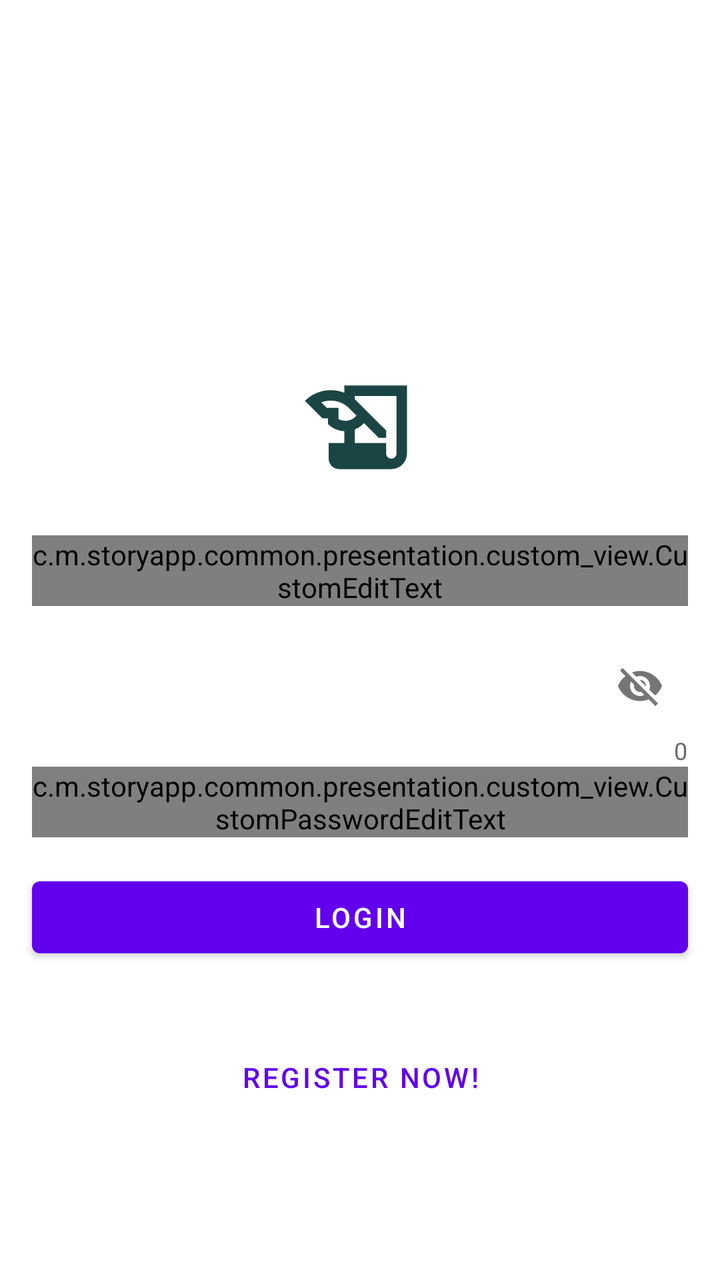
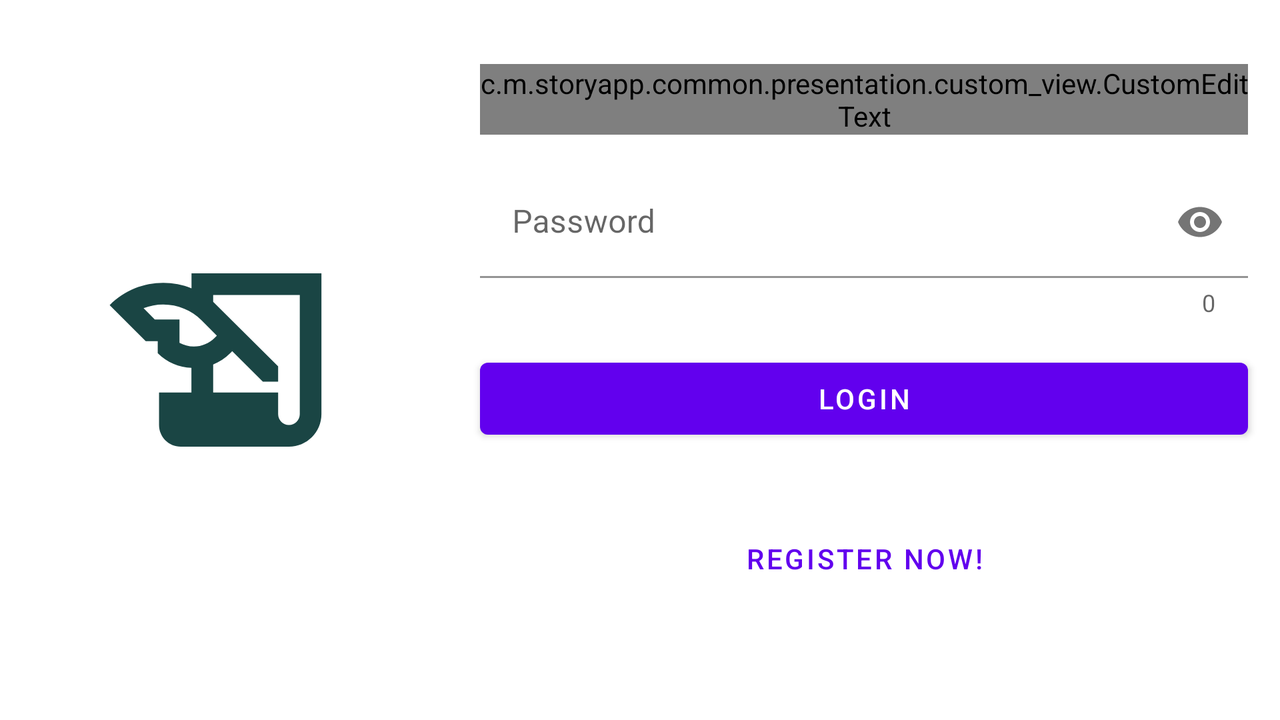

An Android layout and its configuration variant, each rendered on a device that would load it. The default file and the variant file are quoted in full after the pictures.
<!-- AndroidManifest.xml: application theme Theme.StoryApp -->
<!-- res/layout/activity_login.xml -->
<?xml version="1.0" encoding="utf-8"?>
<androidx.coordinatorlayout.widget.CoordinatorLayout xmlns:android="http://schemas.android.com/apk/res/android"
    xmlns:app="http://schemas.android.com/apk/res-auto"
    xmlns:tools="http://schemas.android.com/tools"
    android:layout_width="match_parent"
    android:layout_height="match_parent"
    tools:context=".login.presentation.screen.LoginActivity">

    <androidx.core.widget.NestedScrollView
        android:layout_width="match_parent"
        android:layout_height="match_parent"
        android:fillViewport="true"
        app:layout_behavior="com.google.android.material.appbar.AppBarLayout$ScrollingViewBehavior">

        <androidx.constraintlayout.widget.ConstraintLayout
            android:layout_width="match_parent"
            android:layout_height="match_parent">

            <ProgressBar
                android:id="@+id/loading_indicator"
                android:layout_width="wrap_content"
                android:layout_height="wrap_content"
                app:layout_constraintVertical_bias="0.2"
                android:visibility="gone"
                app:layout_constraintBottom_toBottomOf="parent"
                app:layout_constraintEnd_toEndOf="parent"
                app:layout_constraintStart_toStartOf="parent"
                app:layout_constraintTop_toTopOf="parent" />

            <ImageView
                android:id="@+id/view_random_color"
                android:layout_width="0dp"
                android:layout_height="wrap_content"
                app:layout_constraintBottom_toBottomOf="parent"
                app:layout_constraintEnd_toEndOf="parent"
                app:layout_constraintStart_toStartOf="parent"
                app:layout_constraintTop_toTopOf="parent"
                app:layout_constraintVertical_bias="0.3"
                app:srcCompat="@drawable/ic_launcher_foreground"
                tools:ignore="ContentDescription"
                tools:srcCompat="@drawable/ic_launcher_foreground" />

            <com.google.android.material.textfield.TextInputLayout
                android:id="@+id/til_email_field"
                android:layout_width="0dp"
                android:layout_height="wrap_content"
                android:layout_marginStart="16dp"
                android:layout_marginEnd="16dp"
                app:layout_constraintEnd_toEndOf="parent"
                app:layout_constraintStart_toStartOf="parent"
                app:layout_constraintTop_toBottomOf="@id/view_random_color">

                <c.m.storyapp.common.presentation.custom_view.CustomEditText
                    android:id="@+id/edt_email_field"
                    android:layout_width="match_parent"
                    android:layout_height="match_parent"
                    android:background="@color/white"
                    android:hint="@string/email"
                    android:inputType="textEmailAddress"
                    tools:ignore="SpeakableTextPresentCheck" />
            </com.google.android.material.textfield.TextInputLayout>

            <com.google.android.material.textfield.TextInputLayout
                android:id="@+id/til_password_field"
                android:layout_width="0dp"
                android:layout_height="wrap_content"
                android:layout_marginStart="16dp"
                android:layout_marginTop="16dp"
                android:layout_marginEnd="16dp"
                app:counterEnabled="true"
                app:layout_constraintEnd_toEndOf="parent"
                app:layout_constraintStart_toStartOf="parent"
                app:layout_constraintTop_toBottomOf="@id/til_email_field"
                app:passwordToggleEnabled="true">

                <c.m.storyapp.common.presentation.custom_view.CustomPasswordEditText
                    android:id="@+id/edt_password_field"
                    android:layout_width="match_parent"
                    android:layout_height="match_parent"
                    android:background="@color/white"
                    android:hint="@string/password"
                    android:inputType="textPassword" />

            </com.google.android.material.textfield.TextInputLayout>

            <com.google.android.material.button.MaterialButton
                android:id="@+id/btn_submit_login"
                android:layout_width="0dp"
                android:layout_height="wrap_content"
                android:layout_marginStart="16dp"
                android:layout_marginTop="16dp"
                android:layout_marginEnd="16dp"
                android:text="@string/login"
                app:layout_constraintEnd_toEndOf="parent"
                app:layout_constraintStart_toStartOf="parent"
                app:layout_constraintTop_toBottomOf="@id/til_password_field" />

            <com.google.android.material.textview.MaterialTextView
                android:id="@+id/btn_register_now"
                style="@style/Widget.MaterialComponents.Button.TextButton"
                android:layout_width="0dp"
                android:layout_height="wrap_content"
                android:layout_marginStart="16dp"
                android:layout_marginTop="32dp"
                android:layout_marginEnd="16dp"
                android:text="@string/register_now"
                app:layout_constraintBottom_toBottomOf="parent"
                app:layout_constraintEnd_toEndOf="parent"
                app:layout_constraintStart_toStartOf="parent"
                app:layout_constraintTop_toBottomOf="@id/btn_submit_login"
                app:layout_constraintVertical_bias="0.0" />
        </androidx.constraintlayout.widget.ConstraintLayout>
    </androidx.core.widget.NestedScrollView>

</androidx.coordinatorlayout.widget.CoordinatorLayout>
<!-- resources referenced by this layout -->
<resources>
  <!-- drawable ic_launcher_foreground (drawable) -->
  <vector xmlns:android="http://schemas.android.com/apk/res/android"
      android:width="108dp"
      android:height="108dp"
      android:viewportWidth="108"
      android:viewportHeight="108"
      android:tint="#1A4544">
    <group android:scaleX="2.61"
        android:scaleY="2.61"
        android:translateX="22.68"
        android:translateY="22.68">
      <path
          android:fillColor="@android:color/white"
          android:pathData="M9,4v1.38c-0.83,-0.33 -1.72,-0.5 -2.61,-0.5c-1.79,0 -3.58,0.68 -4.95,2.05l3.33,3.33h1.11v1.11c0.86,0.86 1.98,1.31 3.11,1.36V15H6v3c0,1.1 0.9,2 2,2h10c1.66,0 3,-1.34 3,-3V4H9zM7.89,10.41V8.26H5.61L4.57,7.22C5.14,7 5.76,6.88 6.39,6.88c1.34,0 2.59,0.52 3.54,1.46l1.41,1.41l-0.2,0.2c-0.51,0.51 -1.19,0.8 -1.92,0.8C8.75,10.75 8.29,10.63 7.89,10.41zM19,17c0,0.55 -0.45,1 -1,1s-1,-0.45 -1,-1v-2h-6v-2.59c0.57,-0.23 1.1,-0.57 1.56,-1.03l0.2,-0.2L15.59,14H17v-1.41l-6,-5.97V6h8V17z"/>
    </group>
  </vector>
  <string name="email">Email</string>
  <string name="login">Login</string>
  <string name="password">Password</string>
  <string name="register_now">Register Now!</string>
  <style name="Theme.StoryApp" parent="Theme.MaterialComponents.Light.DarkActionBar">
          
          <item name="colorPrimary">@color/purple_500</item>
          <item name="colorPrimaryVariant">@color/purple_700</item>
          <item name="colorOnPrimary">@color/white</item>
          
          <item name="colorSecondary">@color/teal_200</item>
          <item name="colorSecondaryVariant">@color/teal_700</item>
          <item name="colorOnSecondary">@color/white</item>
          
          <item name="android:statusBarColor">?attr/colorPrimaryVariant</item>
          
          <item name="android:windowActivityTransitions">true</item>
          <item name="android:windowEnterTransition">@android:transition/explode</item>
          <item name="android:windowExitTransition">@android:transition/explode</item>
      </style>
</resources>
<!-- res/layout-land/activity_login.xml (the repository's variant of the layout above) -->
<!-- drawn on the phone turned sideways -->
<?xml version="1.0" encoding="utf-8"?>
<androidx.coordinatorlayout.widget.CoordinatorLayout xmlns:android="http://schemas.android.com/apk/res/android"
    xmlns:app="http://schemas.android.com/apk/res-auto"
    xmlns:tools="http://schemas.android.com/tools"
    android:layout_width="match_parent"
    android:layout_height="match_parent"
    tools:context=".login.presentation.screen.LoginActivity">

    <androidx.core.widget.NestedScrollView
        android:layout_width="match_parent"
        android:layout_height="match_parent"
        android:fillViewport="true"
        app:layout_behavior="com.google.android.material.appbar.AppBarLayout$ScrollingViewBehavior">

        <androidx.constraintlayout.widget.ConstraintLayout
            android:layout_width="match_parent"
            android:layout_height="match_parent">

            <ProgressBar
                android:id="@+id/loading_indicator"
                android:layout_width="wrap_content"
                android:layout_height="wrap_content"
                android:visibility="gone"
                app:layout_constraintHorizontal_bias="0.15"
                app:layout_constraintVertical_bias="0.2"
                app:layout_constraintStart_toStartOf="parent"
                app:layout_constraintTop_toTopOf="parent"
                app:layout_constraintEnd_toEndOf="parent"
                app:layout_constraintBottom_toBottomOf="parent" />

            <ImageView
                android:id="@+id/view_random_color"
                android:layout_width="0dp"
                android:layout_height="match_parent"
                app:layout_constraintBottom_toBottomOf="parent"
                app:layout_constraintEnd_toEndOf="@id/guideline_vertical_35"
                app:layout_constraintStart_toStartOf="parent"
                app:layout_constraintTop_toTopOf="parent"
                app:srcCompat="@drawable/ic_launcher_foreground"
                tools:ignore="ContentDescription"
                tools:srcCompat="@drawable/ic_launcher_foreground" />

            <androidx.constraintlayout.widget.Guideline
                android:id="@+id/guideline_vertical_35"
                android:layout_width="match_parent"
                android:layout_height="match_parent"
                android:orientation="vertical"
                app:layout_constraintEnd_toEndOf="parent"
                app:layout_constraintGuide_percent="0.35"
                app:layout_constraintStart_toStartOf="parent" />

            <com.google.android.material.textfield.TextInputLayout
                android:id="@+id/til_email_field"
                android:layout_width="0dp"
                android:layout_height="wrap_content"
                android:layout_marginStart="16dp"
                android:layout_marginTop="32dp"
                android:layout_marginEnd="16dp"
                app:layout_constraintEnd_toEndOf="parent"
                app:layout_constraintStart_toEndOf="@id/guideline_vertical_35"
                app:layout_constraintTop_toTopOf="parent">

                <c.m.storyapp.common.presentation.custom_view.CustomEditText
                    android:id="@+id/edt_email_field"
                    android:layout_width="match_parent"
                    android:layout_height="match_parent"
                    android:background="@color/white"
                    android:hint="@string/email"
                    android:inputType="textEmailAddress" />
            </com.google.android.material.textfield.TextInputLayout>

            <com.google.android.material.textfield.TextInputLayout
                android:id="@+id/til_password_field"
                android:layout_width="0dp"
                android:layout_height="wrap_content"
                android:layout_marginStart="16dp"
                android:layout_marginTop="16dp"
                android:layout_marginEnd="16dp"
                app:counterEnabled="true"
                app:layout_constraintEnd_toEndOf="parent"
                app:layout_constraintStart_toEndOf="@id/guideline_vertical_35"
                app:layout_constraintTop_toBottomOf="@id/til_email_field"
                app:passwordToggleEnabled="true">

                <com.google.android.material.textfield.TextInputEditText
                    android:id="@+id/edt_password_field"
                    android:layout_width="match_parent"
                    android:layout_height="match_parent"
                    android:background="@color/white"
                    android:hint="@string/password"
                    android:inputType="textPassword"
                    android:textColorHint="#757575" />

            </com.google.android.material.textfield.TextInputLayout>

            <com.google.android.material.button.MaterialButton
                android:id="@+id/btn_submit_login"
                android:layout_width="0dp"
                android:layout_height="wrap_content"
                android:layout_marginStart="16dp"
                android:layout_marginTop="16dp"
                android:layout_marginEnd="16dp"
                android:text="@string/login"
                app:layout_constraintEnd_toEndOf="parent"
                app:layout_constraintStart_toEndOf="@id/guideline_vertical_35"
                app:layout_constraintTop_toBottomOf="@id/til_password_field" />

            <com.google.android.material.textview.MaterialTextView
                android:id="@+id/btn_register_now"
                style="@style/Widget.MaterialComponents.Button.TextButton"
                android:layout_width="0dp"
                android:layout_height="wrap_content"
                android:layout_marginStart="16dp"
                android:layout_marginTop="32dp"
                android:layout_marginEnd="16dp"
                android:text="@string/register_now"
                app:layout_constraintBottom_toBottomOf="parent"
                app:layout_constraintEnd_toEndOf="parent"
                app:layout_constraintStart_toEndOf="@id/guideline_vertical_35"
                app:layout_constraintTop_toBottomOf="@id/btn_submit_login"
                app:layout_constraintVertical_bias="0.0" />
        </androidx.constraintlayout.widget.ConstraintLayout>
    </androidx.core.widget.NestedScrollView>

</androidx.coordinatorlayout.widget.CoordinatorLayout>
